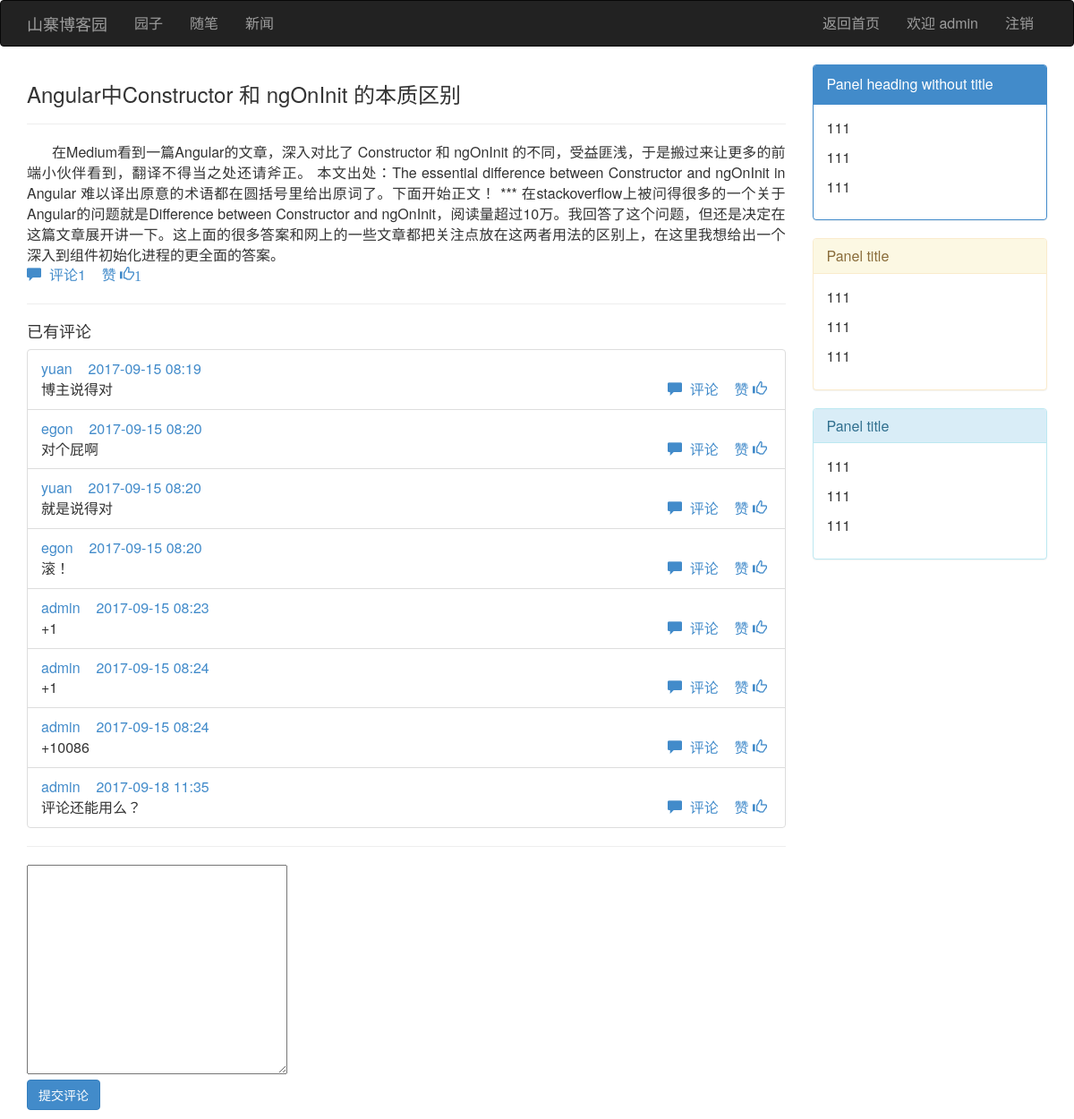
The app's page /blog/egon/article/1 (signed in) with its own data.
### blog/models.py (models this page shows, shortened)
class UserInfo(AbstractUser):
    nid = models.BigAutoField(primary_key=True)
    nickname = models.CharField(verbose_name='昵称', max_length=32)
    telephone = models.CharField(max_length=11, blank=True, null=True, unique=True, verbose_name='手机号码')
    avatar = models.FileField(verbose_name='头像', upload_to='./upload/avatar/',default="./upload/avatar/avatar.png")
    create_time = models.DateTimeField(verbose_name='创建时间',auto_now_add=True)
    fans = models.ManyToManyField(verbose_name='粉丝们',
                                  to='UserInfo',
                                  through='UserFans',
                                  through_fields=('user', 'follower'))

class Article(models.Model):
    nid = models.BigAutoField(primary_key=True)
    title = models.CharField(max_length=50, verbose_name='文章标题')
    desc = models.CharField(max_length=255, verbose_name='文章描述')
    read_count = models.IntegerField(default=0)
    comment_count = models.IntegerField(default=0)
    up_count = models.IntegerField(default=0)
    down_count = models.IntegerField(default=0)
    category = models.ForeignKey(verbose_name='文章类型', to='Category', to_field='nid', null=True)
    create_time = models.DateTimeField(verbose_name='创建时间', auto_now_add=True)
    blog = models.ForeignKey(verbose_name='所属博客', to='Blog', to_field='nid')
    tags = models.ManyToManyField(
        to="Tag",
        through='Article2Tag',
        through_fields=('article', 'tag'),
    )
    type_choices = [
        (1, "Python"),
        (2, "Linux"),
        (3, "OpenStack"),
        (4, "GoLang"),
    ]
    article_type_id = models.IntegerField(choices=type_choices, default=None)
    objects=ArticleManager()

class ArticleDetail(models.Model):
    nid = models.AutoField(primary_key=True,default=1)
    content = models.TextField(verbose_name='文章内容', )
    article = models.OneToOneField(verbose_name='所属文章', to='Article', to_field='nid')

class Comment(models.Model):
    nid = models.BigAutoField(primary_key=True)
    article = models.ForeignKey(verbose_name='评论文章', to='Article', to_field='nid')
    content = models.CharField(verbose_name='评论内容', max_length=255)
    create_time = models.DateTimeField(verbose_name='创建时间', auto_now_add=True)
    parent_id = models.ForeignKey('self', blank=True, null=True, verbose_name='父级评论')
    user = models.ForeignKey(verbose_name='评论者', to='UserInfo', to_field='nid')
    up_count = models.IntegerField(default=0)

### blog/views.py (the view)
# urls.py: url("(?P<user_site>\w+)/article/(?P<article_id>\d+)", views.articleDetail),
def articleDetail(request,user_site,article_id):
    article_obj=Article.objects.filter(nid=article_id).first()
    comment_list=Comment.objects.filter(article_id=article_id)
    return render(request,"articleDetail.html",locals())

### blog/views.py (called while the page is built)
def func_class(request):
    return {"func":settings.FUNCTION}

### templates/articleDetail.html (shortened to what this page needs)
{% extends "base.html" %}
{% block content %}
    <div class="article_content">
        <div><h3>{{ article_obj.title }}</h3></div>
        <hr>
        <div class="content" style="text-align: justify;text-indent: 28px">{{ article_obj.articledetail.content }}</div>
        <div class="artilce_icon">
            <a href=""><span class="glyphicon glyphicon-comment"></span>&nbsp; 评论{{ article_obj.comment_count }}</a> &nbsp;&nbsp;
            <a class="poll">赞 <span class="glyphicon glyphicon-thumbs-up poll_num">{{ article_obj.up_count }}</span>&nbsp</a>
        </div>
        <hr>
        <h4>已有评论</h4>
        <div class="comment_list">
            {% for comment in comment_list %}
                <div class="list-group-item comment_item">
                    <a href="">{{ comment.user.username }}</a> &nbsp;&nbsp;
                    <a href="">{{ comment.create_time|date:"Y-m-d H:i" }}</a>
                    <div>
                        {{ comment.content }}
                        <div class="comment_comment" style="float: right">
                            <a href=""><span class="glyphicon glyphicon-comment"></span>&nbsp; 评论</a> &nbsp;&nbsp;
                            <a class="poll">赞 <span class="glyphicon glyphicon-thumbs-up poll_num"></span>&nbsp</a>
                        </div>
                    </div>
                </div>
            {% endfor %}
        </div>
        <hr>
        <form action="">
            <textarea name="" id="comment_content" cols="30" rows="10">
            </textarea>
            <p>
                <input type="button" class="btn btn-primary ajax_comment" value="提交评论">
            </p>
        </form>
    </div>
{% endblock %}
{% block others %}
    <div class="panel panel-primary">
        <div class="panel-heading">Panel heading without title</div>
        <div class="panel-body">
            <p>111</p>
            <p>111</p>
            <p>111</p>
        </div>
    </div>
    <div class="panel panel-warning">
        <div class="panel-heading">
            <h3 class="panel-title">Panel title</h3>
        </div>
        <div class="panel-body">
            <p>111</p>
            <p>111</p>
            <p>111</p>
        </div>
    </div>
    <div class="panel panel-info">
        <div class="panel-heading">
            <h3 class="panel-title">Panel title</h3>
        </div>
        <div class="panel-body">
            <p>111</p>
            <p>111</p>
            <p>111</p>
        </div>
    </div>
{% endblock %}

### templates/base.html (shortened to what this page needs)
{% load staticfiles %}
<!DOCTYPE html>
<html lang="en">
<head>
    <link rel="stylesheet" href="{% static 'bootstrap/css/bootstrap.css' %}">
</head>
<body>
<nav class="navbar navbar-inverse">
    <div class="container">
        <div class="navbar-header">
            <a class="navbar-brand" href="/index/">山寨博客园</a>
        </div>
        <div class="collapse navbar-collapse" id="bs-example-navbar-collapse-1">
            <ul class="nav navbar-nav">
                {% for type_choice in func %}
                    <li><a href="#">{{ type_choice.1 }}</a></li>
                {% endfor %}
            </ul>
            <ul class="nav navbar-nav navbar-right">
                <li><a href="/index/">返回首页</a></li>
                {% if request.user.is_authenticated %}
                    <li><a href="/login/">欢迎 {{ request.user.username }}</a></li>
                    <li><a href="/logout/">注销</a></li>
                {% else %}
                    <li><a href="/login/">登录</a></li>
                    <li><a href="#">注册</a></li>
                {% endif %}
            </ul>
        </div>
    </div>
</nav>
<div class="container">
    <div class="row">
        <div class="col-md-9">
            {% block content %}
            {% endblock %}
        </div>
        <div class="col-md-3">
            {% block others %}
            {% endblock %}
        </div>
    </div>
</div>
</body>
</html>

### templates/base.html (style rules this page uses)
a { text-decoration: none; }
body { font-size: 16px; }

### records on screen
UserInfo: user.username "admin"
Article: title "Angular中Constructor 和 ngOnInit 的本质区别", articledetail.content "在Medium看到一篇Angular的文章，深入对比了 Constructor 和 ngOnInit 的不同，受益匪浅，于是搬过来让更多的前端小伙伴看到，翻译不得当之处还请斧正。 本文出处：The essential difference between Constructor and ngOnInit in Angular 难以译出原意的术语都在圆括号里给出原词了。下面开始正文！ *** 在stackoverflow上被问得很多的一个关于Angular的问题就是Difference between Constructor and ngOnInit，阅读量超过10万。我回答了这个问题，但还是决定在这篇文章展开讲一下。这上面的很多答案和网上的一些文章都把关注点放在这两者用法的区别上，在这里我想给出一个深入到组件初始化进程的更全面的答案。", comment_count "1", up_count "1"
Comment: user.username "yuan", create_time "2017-09-15 08:19", content "博主说得对"
Comment: user.username "egon", create_time "2017-09-15 08:20", content "对个屁啊"
Comment: user.username "yuan", create_time "2017-09-15 08:20", content "就是说得对"
Comment: user.username "egon", create_time "2017-09-15 08:20", content "滚！"
Comment: user.username "admin", create_time "2017-09-15 08:23", content "+1"
Comment: user.username "admin", create_time "2017-09-15 08:24", content "+1"
Comment: user.username "admin", create_time "2017-09-15 08:24", content "+10086"
Comment: user.username "admin", create_time "2017-09-18 11:35", content "评论还能用么？"

### other values on screen
{{ type_choice.1 }} "园子" "随笔" "新闻"
